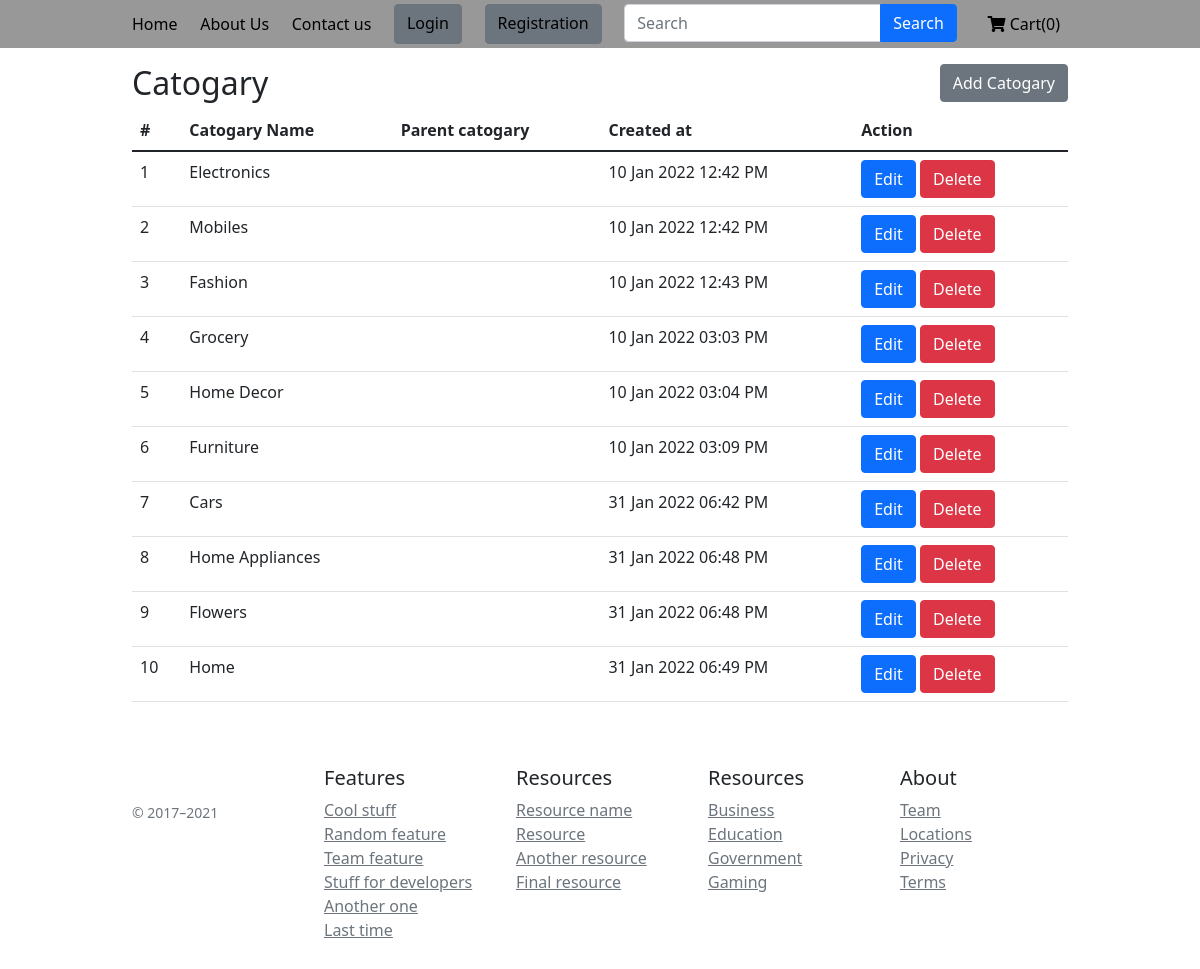
Page /catogary-list.php on the committed database.
### tables this page shows
CREATE TABLE `catogary` (
  `id` int(11) NOT NULL,
  `catogary_name` varchar(255) NOT NULL,
  `created_at` datetime NOT NULL DEFAULT current_timestamp()
);

### pages/catogary-list.php (called while the page is built, shortened)
<?php
$query = "select * from catogary";
$result = mysqli_query($mysqli, $query);

### include/functions.php (called while the page is built, shortened)
<?php
function formattedDateTime($date)
{
    return date("d M Y h:i A", strtotime($date));
}

### catogary-list.php (the view, shortened to what this page needs)
<?php
include './include/top.php';
include './pages/catogary-list.php';
?>
<div class="container">
  <div class="row">
    <div class="col-6 mt-3">
      <h2>Catogary</h2>
    </div>
    <div class="col-6 mt-3 text-end"><a href="catogary-add.php" class="btn btn-secondary">Add Catogary</a></div>
  </div>
  <table class="table">
    <thead>
      <tr>
        <th scope="col">#</th>
        <th scope="col">Catogary Name</th>
        <th scope="col">Parent catogary</th>
        <th scope="col">Created at</th>
        <th scope="col">Action</th>
      </tr>
    </thead>
    <tbody>
      <?php
      while ($row = mysqli_fetch_array($result)) { ?>
        <tr>
          <td scope="row"><?= $row['id'] ?></td>
          <td scope="row"><?= $row['catogary_name'] ?></td>
          <td scope="row"><?php  ?></td>
          <td scope="row"><?= formattedDateTime($row['created_at']) ?> </td>
          <td><a class="btn btn-primary" href="catogary-update.php?id=<?= $row['id'] ?>">Edit</a>
            <a class="btn btn-danger" href="catogary-list.php?id=<?= $row['id'] ?>">Delete</a>
          </td>
        </tr>
      <?php } ?>
    </tbody>
  </table>
</div>
<?php include 'include/bottom.php'; ?>

### css/style.css (style rules this page uses)
.container { max-width: 960px; }

### rows in the picture
catogary: id "1", catogary_name "Electronics", created_at "10 Jan 2022 12:42 PM"
catogary: id "2", catogary_name "Mobiles", created_at "10 Jan 2022 12:42 PM"
catogary: id "3", catogary_name "Fashion", created_at "10 Jan 2022 12:43 PM"
catogary: id "4", catogary_name "Grocery", created_at "10 Jan 2022 03:03 PM"
catogary: id "5", catogary_name "Home Decor", created_at "10 Jan 2022 03:04 PM"
catogary: id "6", catogary_name "Furniture", created_at "10 Jan 2022 03:09 PM"
catogary: id "7", catogary_name "Cars", created_at "31 Jan 2022 06:42 PM"
catogary: id "8", catogary_name "Home Appliances", created_at "31 Jan 2022 06:48 PM"
catogary: id "9", catogary_name "Flowers", created_at "31 Jan 2022 06:48 PM"
catogary: id "10", catogary_name "Home", created_at "31 Jan 2022 06:49 PM"

### other values in the picture
cartCounter() "0"
